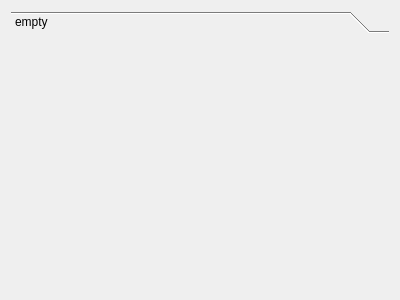
<?xml version="1.0" encoding="UTF-8"?>
<ui version="4.0">
 <class>Campaign</class>
 <widget class="QWidget" name="Campaign">
  <property name="geometry">
   <rect>
    <x>0</x>
    <y>0</y>
    <width>400</width>
    <height>300</height>
   </rect>
  </property>
  <property name="windowTitle">
   <string>Form</string>
  </property>
  <layout class="QGridLayout" name="gridLayout_2">
   <item row="0" column="0">
    <layout class="QGridLayout" name="gridLayout">
     <item row="0" column="0">
      <widget class="QToolBox" name="toolBox">
       <property name="currentIndex">
        <number>0</number>
       </property>
       <widget class="QWidget" name="empty">
        <property name="geometry">
         <rect>
          <x>0</x>
          <y>0</y>
          <width>378</width>
          <height>248</height>
         </rect>
        </property>
        <attribute name="label">
         <string>empty</string>
        </attribute>
       </widget>
      </widget>
     </item>
    </layout>
   </item>
  </layout>
 </widget>
 <resources/>
 <connections/>
</ui>
